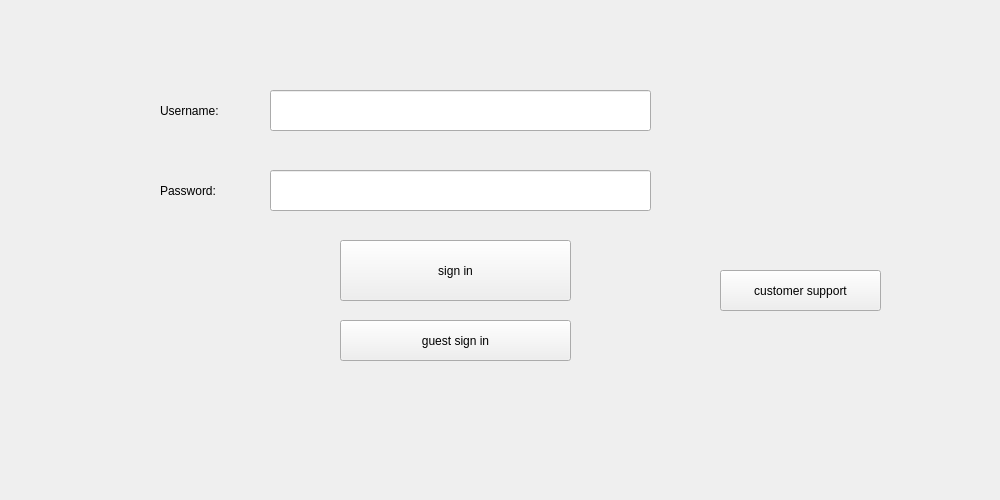
<?xml version="1.0" encoding="UTF-8"?>
<ui version="4.0">
 <class>MainWindow</class>
 <widget class="QMainWindow" name="MainWindow">
  <property name="geometry">
   <rect>
    <x>0</x>
    <y>0</y>
    <width>1000</width>
    <height>500</height>
   </rect>
  </property>
  <property name="windowTitle">
   <string>MainWindow</string>
  </property>
  <widget class="QWidget" name="centralWidget">
   <widget class="QLabel" name="usernameLabel">
    <property name="geometry">
     <rect>
      <x>160</x>
      <y>90</y>
      <width>101</width>
      <height>41</height>
     </rect>
    </property>
    <property name="text">
     <string>Username:</string>
    </property>
   </widget>
   <widget class="QLineEdit" name="usernameLe">
    <property name="geometry">
     <rect>
      <x>270</x>
      <y>90</y>
      <width>381</width>
      <height>41</height>
     </rect>
    </property>
   </widget>
   <widget class="QLabel" name="passwordLabel">
    <property name="geometry">
     <rect>
      <x>160</x>
      <y>170</y>
      <width>101</width>
      <height>41</height>
     </rect>
    </property>
    <property name="text">
     <string>Password:</string>
    </property>
   </widget>
   <widget class="QLineEdit" name="passwordLe">
    <property name="geometry">
     <rect>
      <x>270</x>
      <y>170</y>
      <width>381</width>
      <height>41</height>
     </rect>
    </property>
   </widget>
   <widget class="QPushButton" name="signInButton">
    <property name="geometry">
     <rect>
      <x>340</x>
      <y>240</y>
      <width>231</width>
      <height>61</height>
     </rect>
    </property>
    <property name="text">
     <string>sign in</string>
    </property>
   </widget>
   <widget class="QPushButton" name="guestSignIn">
    <property name="geometry">
     <rect>
      <x>340</x>
      <y>320</y>
      <width>231</width>
      <height>41</height>
     </rect>
    </property>
    <property name="text">
     <string>guest sign in</string>
    </property>
   </widget>
   <widget class="QPushButton" name="pushButton">
    <property name="geometry">
     <rect>
      <x>720</x>
      <y>270</y>
      <width>161</width>
      <height>41</height>
     </rect>
    </property>
    <property name="text">
     <string>customer support</string>
    </property>
   </widget>
  </widget>
 </widget>
 <layoutdefault spacing="6" margin="11"/>
 <resources/>
 <connections/>
</ui>
